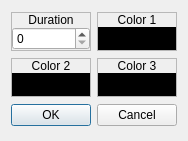
<?xml version="1.0" encoding="UTF-8"?>
<ui version="4.0">
 <class>ConfigureEvent_FlashBattler</class>
 <widget class="QDialog" name="ConfigureEvent_FlashBattler">
  <property name="geometry">
   <rect>
    <x>0</x>
    <y>0</y>
    <width>184</width>
    <height>141</height>
   </rect>
  </property>
  <property name="windowTitle">
   <string>Flash Battler</string>
  </property>
  <property name="styleSheet">
   <string notr="true">.QFrame
{
	border: 1px solid palette(text);
}

.QFrame&gt;QLabel
{
	background-color: palette(text);
	color: palette(window);
}</string>
  </property>
  <layout class="QGridLayout" name="gridLayout">
   <item row="0" column="0">
    <widget class="QFrame" name="frame_5">
     <property name="sizePolicy">
      <sizepolicy hsizetype="Preferred" vsizetype="Fixed">
       <horstretch>0</horstretch>
       <verstretch>0</verstretch>
      </sizepolicy>
     </property>
     <property name="frameShape">
      <enum>QFrame::StyledPanel</enum>
     </property>
     <property name="frameShadow">
      <enum>QFrame::Raised</enum>
     </property>
     <layout class="QVBoxLayout" name="verticalLayout_19">
      <property name="spacing">
       <number>0</number>
      </property>
      <property name="leftMargin">
       <number>0</number>
      </property>
      <property name="topMargin">
       <number>0</number>
      </property>
      <property name="rightMargin">
       <number>0</number>
      </property>
      <property name="bottomMargin">
       <number>0</number>
      </property>
      <item>
       <widget class="QLabel" name="label_23">
        <property name="sizePolicy">
         <sizepolicy hsizetype="Preferred" vsizetype="Fixed">
          <horstretch>0</horstretch>
          <verstretch>0</verstretch>
         </sizepolicy>
        </property>
        <property name="text">
         <string>Duration</string>
        </property>
        <property name="alignment">
         <set>Qt::AlignCenter</set>
        </property>
       </widget>
      </item>
      <item>
       <widget class="QWidget" name="widget" native="true">
        <layout class="QHBoxLayout" name="horizontalLayout">
         <property name="spacing">
          <number>0</number>
         </property>
         <property name="leftMargin">
          <number>0</number>
         </property>
         <property name="topMargin">
          <number>0</number>
         </property>
         <property name="rightMargin">
          <number>0</number>
         </property>
         <property name="bottomMargin">
          <number>0</number>
         </property>
         <item>
          <widget class="QSpinBox" name="numDuration"/>
         </item>
        </layout>
       </widget>
      </item>
     </layout>
    </widget>
   </item>
   <item row="0" column="1">
    <widget class="QFrame" name="frame_6">
     <property name="sizePolicy">
      <sizepolicy hsizetype="Preferred" vsizetype="Fixed">
       <horstretch>0</horstretch>
       <verstretch>0</verstretch>
      </sizepolicy>
     </property>
     <property name="frameShape">
      <enum>QFrame::StyledPanel</enum>
     </property>
     <property name="frameShadow">
      <enum>QFrame::Raised</enum>
     </property>
     <layout class="QVBoxLayout" name="verticalLayout_20">
      <property name="spacing">
       <number>0</number>
      </property>
      <property name="leftMargin">
       <number>0</number>
      </property>
      <property name="topMargin">
       <number>0</number>
      </property>
      <property name="rightMargin">
       <number>0</number>
      </property>
      <property name="bottomMargin">
       <number>0</number>
      </property>
      <item>
       <widget class="QLabel" name="label_24">
        <property name="sizePolicy">
         <sizepolicy hsizetype="Preferred" vsizetype="Fixed">
          <horstretch>0</horstretch>
          <verstretch>0</verstretch>
         </sizepolicy>
        </property>
        <property name="text">
         <string>Color 1</string>
        </property>
        <property name="alignment">
         <set>Qt::AlignCenter</set>
        </property>
       </widget>
      </item>
      <item>
       <widget class="QWidget" name="widget_2" native="true">
        <layout class="QHBoxLayout" name="horizontalLayout_4">
         <property name="spacing">
          <number>0</number>
         </property>
         <property name="leftMargin">
          <number>0</number>
         </property>
         <property name="topMargin">
          <number>0</number>
         </property>
         <property name="rightMargin">
          <number>0</number>
         </property>
         <property name="bottomMargin">
          <number>0</number>
         </property>
         <item>
          <widget class="QToolButton" name="btnColor1">
           <property name="sizePolicy">
            <sizepolicy hsizetype="Preferred" vsizetype="Fixed">
             <horstretch>0</horstretch>
             <verstretch>0</verstretch>
            </sizepolicy>
           </property>
           <property name="styleSheet">
            <string notr="true">background-color: rgb(0, 0, 0);</string>
           </property>
           <property name="text">
            <string/>
           </property>
           <property name="arrowType">
            <enum>Qt::DownArrow</enum>
           </property>
          </widget>
         </item>
        </layout>
       </widget>
      </item>
     </layout>
    </widget>
   </item>
   <item row="1" column="0">
    <widget class="QFrame" name="frame_7">
     <property name="sizePolicy">
      <sizepolicy hsizetype="Preferred" vsizetype="Fixed">
       <horstretch>0</horstretch>
       <verstretch>0</verstretch>
      </sizepolicy>
     </property>
     <property name="frameShape">
      <enum>QFrame::StyledPanel</enum>
     </property>
     <property name="frameShadow">
      <enum>QFrame::Raised</enum>
     </property>
     <layout class="QVBoxLayout" name="verticalLayout_21">
      <property name="spacing">
       <number>0</number>
      </property>
      <property name="leftMargin">
       <number>0</number>
      </property>
      <property name="topMargin">
       <number>0</number>
      </property>
      <property name="rightMargin">
       <number>0</number>
      </property>
      <property name="bottomMargin">
       <number>0</number>
      </property>
      <item>
       <widget class="QLabel" name="label_25">
        <property name="sizePolicy">
         <sizepolicy hsizetype="Preferred" vsizetype="Fixed">
          <horstretch>0</horstretch>
          <verstretch>0</verstretch>
         </sizepolicy>
        </property>
        <property name="text">
         <string>Color 2</string>
        </property>
        <property name="alignment">
         <set>Qt::AlignCenter</set>
        </property>
       </widget>
      </item>
      <item>
       <widget class="QWidget" name="widget_3" native="true">
        <layout class="QHBoxLayout" name="horizontalLayout_2">
         <property name="spacing">
          <number>0</number>
         </property>
         <property name="leftMargin">
          <number>0</number>
         </property>
         <property name="topMargin">
          <number>0</number>
         </property>
         <property name="rightMargin">
          <number>0</number>
         </property>
         <property name="bottomMargin">
          <number>0</number>
         </property>
         <item>
          <widget class="QToolButton" name="btnColor2">
           <property name="sizePolicy">
            <sizepolicy hsizetype="Preferred" vsizetype="Fixed">
             <horstretch>0</horstretch>
             <verstretch>0</verstretch>
            </sizepolicy>
           </property>
           <property name="styleSheet">
            <string notr="true">background-color: rgb(0, 0, 0);</string>
           </property>
           <property name="text">
            <string/>
           </property>
           <property name="arrowType">
            <enum>Qt::DownArrow</enum>
           </property>
          </widget>
         </item>
        </layout>
       </widget>
      </item>
     </layout>
    </widget>
   </item>
   <item row="1" column="1">
    <widget class="QFrame" name="frame_8">
     <property name="sizePolicy">
      <sizepolicy hsizetype="Preferred" vsizetype="Fixed">
       <horstretch>0</horstretch>
       <verstretch>0</verstretch>
      </sizepolicy>
     </property>
     <property name="frameShape">
      <enum>QFrame::StyledPanel</enum>
     </property>
     <property name="frameShadow">
      <enum>QFrame::Raised</enum>
     </property>
     <layout class="QVBoxLayout" name="verticalLayout_22">
      <property name="spacing">
       <number>0</number>
      </property>
      <property name="leftMargin">
       <number>0</number>
      </property>
      <property name="topMargin">
       <number>0</number>
      </property>
      <property name="rightMargin">
       <number>0</number>
      </property>
      <property name="bottomMargin">
       <number>0</number>
      </property>
      <item>
       <widget class="QLabel" name="label_26">
        <property name="sizePolicy">
         <sizepolicy hsizetype="Preferred" vsizetype="Fixed">
          <horstretch>0</horstretch>
          <verstretch>0</verstretch>
         </sizepolicy>
        </property>
        <property name="text">
         <string>Color 3</string>
        </property>
        <property name="alignment">
         <set>Qt::AlignCenter</set>
        </property>
       </widget>
      </item>
      <item>
       <widget class="QWidget" name="widget_4" native="true">
        <layout class="QHBoxLayout" name="horizontalLayout_3">
         <property name="spacing">
          <number>0</number>
         </property>
         <property name="leftMargin">
          <number>0</number>
         </property>
         <property name="topMargin">
          <number>0</number>
         </property>
         <property name="rightMargin">
          <number>0</number>
         </property>
         <property name="bottomMargin">
          <number>0</number>
         </property>
         <item>
          <widget class="QToolButton" name="btnColor3">
           <property name="sizePolicy">
            <sizepolicy hsizetype="Preferred" vsizetype="Fixed">
             <horstretch>0</horstretch>
             <verstretch>0</verstretch>
            </sizepolicy>
           </property>
           <property name="styleSheet">
            <string notr="true">background-color: rgb(0, 0, 0);</string>
           </property>
           <property name="text">
            <string/>
           </property>
           <property name="arrowType">
            <enum>Qt::DownArrow</enum>
           </property>
          </widget>
         </item>
        </layout>
       </widget>
      </item>
     </layout>
    </widget>
   </item>
   <item row="2" column="0" colspan="2">
    <widget class="QDialogButtonBox" name="buttonBox">
     <property name="orientation">
      <enum>Qt::Horizontal</enum>
     </property>
     <property name="standardButtons">
      <set>QDialogButtonBox::Cancel|QDialogButtonBox::Ok</set>
     </property>
    </widget>
   </item>
  </layout>
 </widget>
 <resources>
  <include location="icons.qrc"/>
 </resources>
 <connections>
  <connection>
   <sender>buttonBox</sender>
   <signal>accepted()</signal>
   <receiver>ConfigureEvent_FlashBattler</receiver>
   <slot>accept()</slot>
   <hints>
    <hint type="sourcelabel">
     <x>248</x>
     <y>254</y>
    </hint>
    <hint type="destinationlabel">
     <x>157</x>
     <y>274</y>
    </hint>
   </hints>
  </connection>
  <connection>
   <sender>buttonBox</sender>
   <signal>rejected()</signal>
   <receiver>ConfigureEvent_FlashBattler</receiver>
   <slot>reject()</slot>
   <hints>
    <hint type="sourcelabel">
     <x>316</x>
     <y>260</y>
    </hint>
    <hint type="destinationlabel">
     <x>286</x>
     <y>274</y>
    </hint>
   </hints>
  </connection>
 </connections>
</ui>
